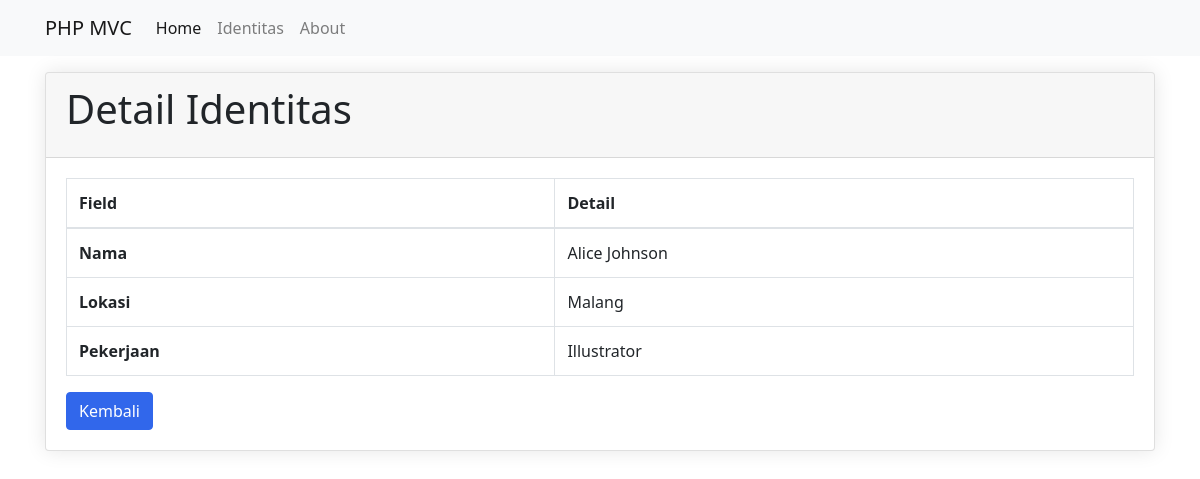
The page /public/identitas/detail/22 on the database its author committed.
### tables this page shows
CREATE TABLE `identitas` (
  `id` int(11) NULL,
  `nama` varchar(100) DEFAULT NULL,
  `pekerjaan` int(11) DEFAULT NULL,
  `lokasi` int(11) DEFAULT NULL
);

CREATE TABLE `lokasi` (
  `id` int(11) NULL,
  `lokasi` varchar(100) DEFAULT NULL
);

CREATE TABLE `pekerjaan` (
  `id` int(11) NULL,
  `pekerjaan` varchar(100) DEFAULT NULL
);

### app/core/Controller.php (called while the page is built, shortened)
<?php
class Controller {
    public function view($view, $data = [])
    {
        require_once '../app/views/' . $view . '.php';
    }
    public function model($model)
    {
        return new $model;
    }
}

### app/controllers/Identitas.php (called while the page is built, shortened)
<?php
class identitas extends Controller {
    public function detail($id)
    {
        $data['judul'] = 'Detail Identitas';
        $data['identitas'] = $this->model('Identitas_model')->getIdentitasById($id);
        $data['lokasi'] = $this->model('Identitas_model')->getLokasiById($data['identitas']['lokasi']);
        $data['pekerjaan'] = $this->model('Identitas_model')->getPekerjaanById($data['identitas']['pekerjaan']);
        $this->view('identitas/detail', $data);
    }
}

### app/core/App.php (called while the page is built, shortened)
<?php
class App {
    protected $method = 'index';
    protected $params = [];
    public function __construct()
    {
        $url = $this->parseURL();
        if (file_exists('../app/controllers/' . $url[0] . '.php')) {
            unset($url[0]);
        }
        $this->controller = new $this->controller;
        if (isset($url[1])) {
            if (method_exists($this->controller, $url[1])) {
                $this->method = $url[1];
                unset($url[1]);
            }
        }
        if (!empty($url)) {
            $this->params = array_values($url);
        }
        call_user_func_array([$this->controller, $this->method], $this->params);
    }
    public function parseURL()
    {
        if (isset($_GET['url'])) {
            $url = rtrim($_GET['url'], '/');
            $url = filter_var($url, FILTER_SANITIZE_URL);
            return explode('/', $url);
        } else {
            return null;
        }
    }
}

### public/index.php (called while the page is built, shortened)
<?php
require_once '../app/core/App.php';
require_once '../app/core/Controller.php';
require_once '../app/core/Database.php';
$app = new App;

### app/core/Database.php (called while the page is built, shortened)
<?php
class Database {
    private $host = DB_HOST;
    private $user = DB_USER;
    private $pass = DB_PASS;
    private $db_name = DB_NAME;
    private $dbh;
    private $stmt;
    public function __construct()
    {
        $dsn = 'mysql:host=' . $this->host . ';dbname=' . $this->db_name;
        $option = [
            PDO::ATTR_PERSISTENT => true,
            PDO::ATTR_ERRMODE => PDO::ERRMODE_EXCEPTION
        ];
        try {
            $this->dbh = new PDO($dsn, $this->user, $this->pass, $option);
        } catch(PDOException $e) {
            die($e->getMessage());
        }
    }
    public function query($query)
    {
        $this->stmt = $this->dbh->prepare($query);
    }
    public function bind($param, $value, $type = null)
    {
        if( is_null($type) ) {
            switch( true ) {
                case is_int($value) :
                    $type = PDO::PARAM_INT;
                    break;
                default :
                    $type = PDO::PARAM_STR;
            }
        }
        $this->stmt->bindValue($param, $value, $type);
    }
    public function execute()
    {
        $this->stmt->execute();
    }
    public function single()
    {
        $this->execute();
        return $this->stmt->fetch(PDO::FETCH_ASSOC);
    }
}

### app/models/Identitas_model.php (called while the page is built, shortened)
<?php
class Identitas_model {
    private $table = 'identitas';
    private $db;
    public function __construct()
    {
        $this->db = new Database;
    }
    public function getIdentitasById($id)
    {
        $this->db->query('SELECT * FROM ' . $this->table . ' WHERE id = :id');
        $this->db->bind('id', $id);
        return $this->db->single();
    }
    public function getLokasiById($id) {
        $query = "SELECT * FROM lokasi WHERE id = :id";
        $this->db->query($query);
        $this->db->bind('id', $id);
        return $this->db->single();
    }
    public function getPekerjaanById($id) {
        $query = "SELECT * FROM pekerjaan WHERE id = :id";
        $this->db->query($query);
        $this->db->bind('id', $id);
        return $this->db->single();
    }
}

### app/views/identitas/detail.php (the view, shortened to what this page needs)
<!DOCTYPE html>
<html lang="en">
<head>
    <link rel="stylesheet" href="https://stackpath.bootstrapcdn.com/bootstrap/4.5.2/css/bootstrap.min.css">
    <link rel="stylesheet" href="<?= htmlspecialchars(BASEURL, ENT_QUOTES, 'UTF-8'); ?>/css/style.css">
</head>
<body>
    <div class="container mt-3">
        <div class="card">
            <div class="card-header d-flex justify-content-between align-items-center">
                <h1 class="card-title">Detail Identitas</h1>
            </div>
            <div class="card-body">
                <table class="table table-bordered">
                    <thead>
                        <tr>
                            <th scope="col">Field</th>
                            <th scope="col">Detail</th>
                        </tr>
                    </thead>
                    <tbody>
                        <tr>
                            <td><strong>Nama</strong></td>
                            <td><?= htmlspecialchars($data['identitas']['nama'], ENT_QUOTES, 'UTF-8'); ?></td>
                        </tr>
                        <tr>
                            <td><strong>Lokasi</strong></td>
                            <td><?= htmlspecialchars($data['lokasi']['lokasi'], ENT_QUOTES, 'UTF-8'); ?></td>
                        </tr>
                        <tr>
                            <td><strong>Pekerjaan</strong></td>
                            <td><?= htmlspecialchars($data['pekerjaan']['pekerjaan'], ENT_QUOTES, 'UTF-8'); ?></td>
                        </tr>
                    </tbody>
                </table>
                <a href="<?= htmlspecialchars(BASEURL, ENT_QUOTES, 'UTF-8'); ?>/identitas" class="btn btn-primary">Kembali</a>
            </div>
        </div>
    </div>
</body>
</html>

### app/views/identitas/detail.php (style rules this page uses)
body { font-family: 'Segoe UI', sans-serif; }
.card { box-shadow: 0 0 20px rgba(0,0,0,0.1); margin-bottom: 30px; }
.btn-primary { background-color: #3167eb; border-color: #3167eb; }

### rows shown on the page
identitas: nama "Alice Johnson"
lokasi: lokasi "Malang"
pekerjaan: pekerjaan "Illustrator"
